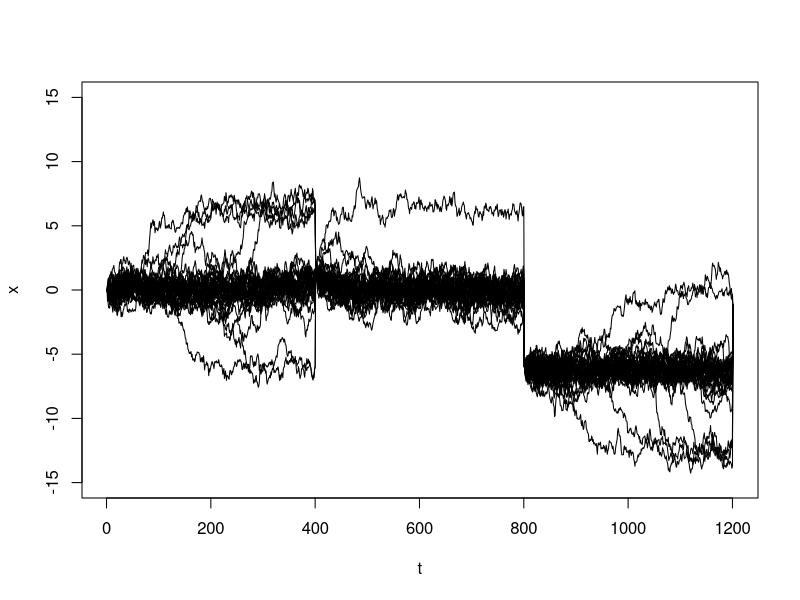

Recreate this plot in R.
N <- 2^5
n <- 1200

dt <- 90/n

theta <- pi
epsilon <- 0.0259
sigma_square <- 0.3238

sd_step <- sqrt(dt)

x <- matrix(0, N, n+1)

x[,1] <- 0
x[,401] <- 1.49
x[,801] <- -5.91
x[,1201] <- -1.17

obs_idx <- c(401,801,1201)

z <- function(k){
    tau <- (n + 1 - k) * dt

    sqrt(2*pi*epsilon*tau) *
    (
        exp(-0.5 * sigma_square * tau)
        + 1 + epsilon
    )
}

for(k in 1:(n-1)){

    idx <- which(x[,k+1] == 0)

    mu_prop <- x[idx,k] +
        sin(x[idx,k] - theta) * dt

    x[idx,k+1] <- rnorm(
        length(idx),
        mean = mu_prop,
        sd = sd_step
    )
}

hat_vals <- round(x[,n]/(2*pi))*2*pi

w <- (
    cos(x[,n+1] - hat_vals)
    + 1 + epsilon
) *
exp(
    -(x[,n+1] - hat_vals)^2 /
    (2 * sigma_square * dt)
) / z(n)

nc <- sum(w)

plot(
    x[1,],
    type = "l",
    ylim = c(-15,15),
    xlab = "t",
    ylab = "x"
)

for(i in 2:N){
    lines(x[i,])
}
